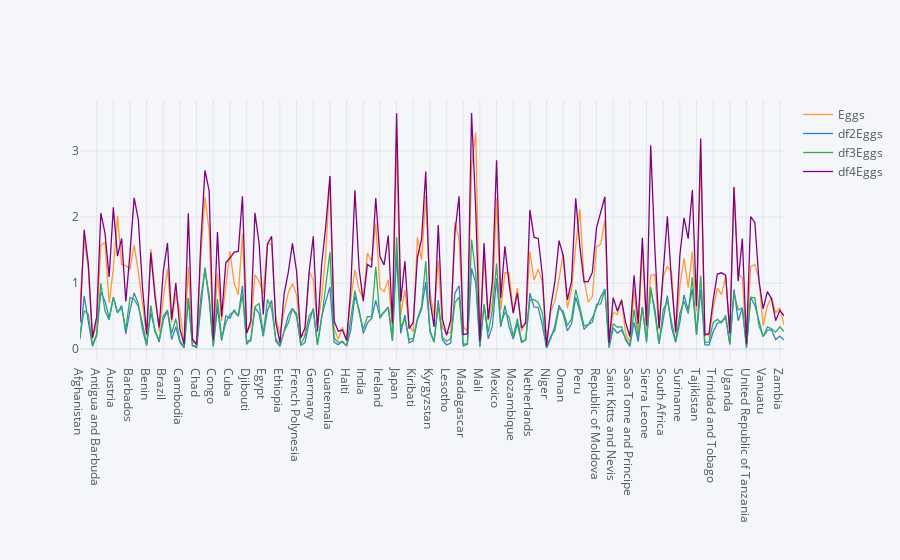

The notebook cell this image was saved under:
### Code cell
data_concat[['Eggs','df2Eggs','df3Eggs','df4Eggs']].iplot()

### Figure 1 — Plotly figure (JSON) as saved in the notebook; plotly's stock layout.template omitted (floating-point values rounded to 4 significant figures; data arrays with more than 128 entries replaced by an {"elided": "..."} marker saying what was removed)
{"data": [{"line": {"color": "rgba(255, 153, 51, 1.0)", "dash": "solid", "shape": "linear", "width": 1.3}, "mode": "lines", "name": "Eggs", "text": "", "type": "scatter", "x": {"elided": "170 str values"}, "y": {"elided": "170 float values"}}, {"line": {"color": "rgba(55, 128, 191, 1.0)", "dash": "solid", "shape": "linear", "width": 1.3}, "mode": "lines", "name": "df2Eggs", "text": "", "type": "scatter", "x": {"elided": "170 str values"}, "y": {"elided": "170 float values"}}, {"line": {"color": "rgba(50, 171, 96, 1.0)", "dash": "solid", "shape": "linear", "width": 1.3}, "mode": "lines", "name": "df3Eggs", "text": "", "type": "scatter", "x": {"elided": "170 str values"}, "y": {"elided": "170 float values"}}, {"line": {"color": "rgba(128, 0, 128, 1.0)", "dash": "solid", "shape": "linear", "width": 1.3}, "mode": "lines", "name": "df4Eggs", "text": "", "type": "scatter", "x": {"elided": "170 str values"}, "y": {"elided": "170 float values"}}], "layout": {"legend": {"bgcolor": "#F5F6F9", "font": {"color": "#4D5663"}}, "paper_bgcolor": "#F5F6F9", "plot_bgcolor": "#F5F6F9", "title": {"font": {"color": "#4D5663"}}, "xaxis": {"gridcolor": "#E1E5ED", "showgrid": true, "tickfont": {"color": "#4D5663"}, "title": {"font": {"color": "#4D5663"}, "text": ""}, "zerolinecolor": "#E1E5ED"}, "yaxis": {"gridcolor": "#E1E5ED", "showgrid": true, "tickfont": {"color": "#4D5663"}, "title": {"font": {"color": "#4D5663"}, "text": ""}, "zerolinecolor": "#E1E5ED"}}}
